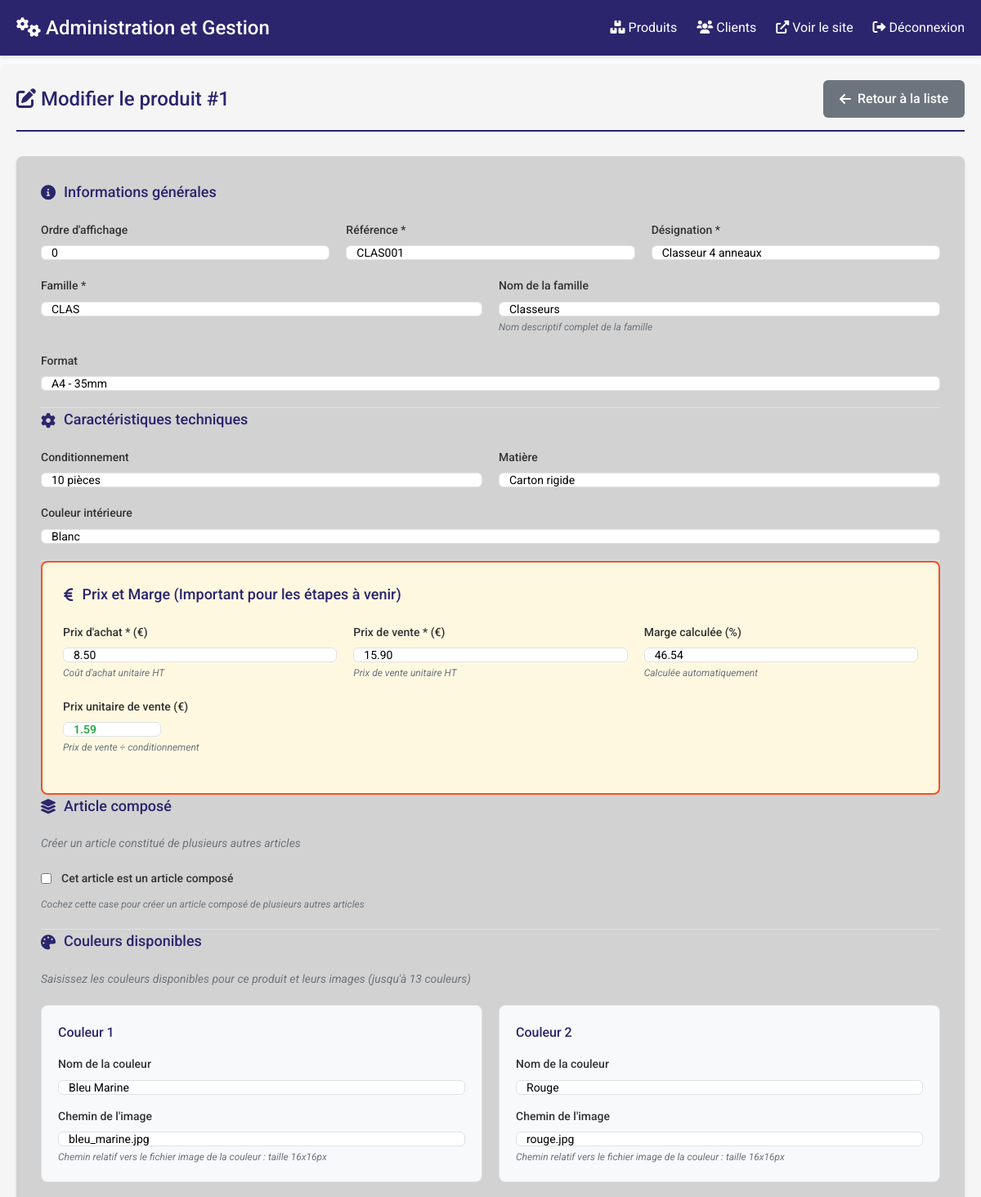
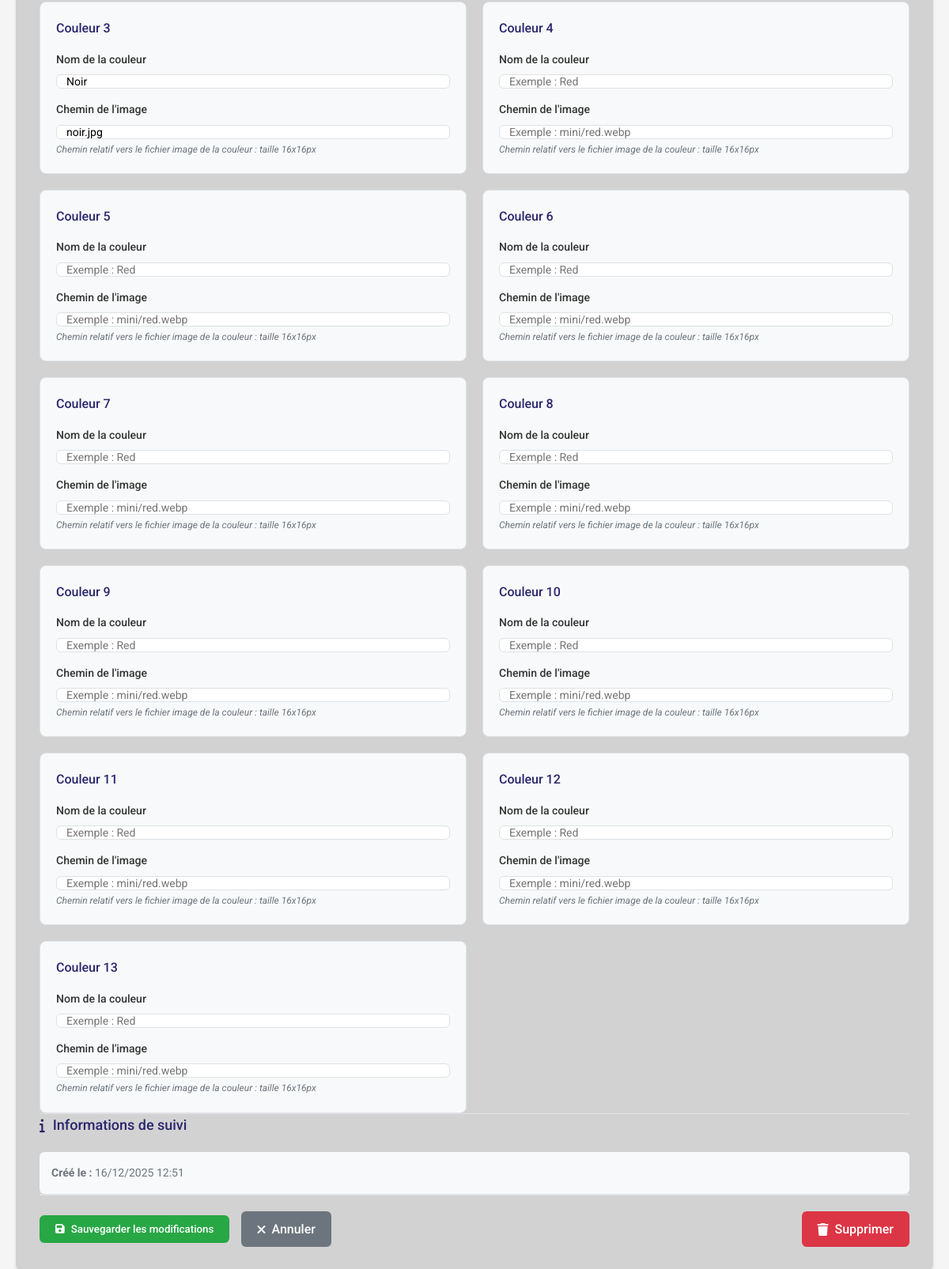
Screenshot of /admin/modifier.php?id=1 with the database file from the repository (2 pictures, top to bottom).
### tables this page shows
CREATE TABLE IF NOT EXISTS produits (
    id INT AUTO_INCREMENT PRIMARY KEY,
    famille VARCHAR(50) NOT NULL,
    nomDeLaFamille VARCHAR(100) NOT NULL,
    reference VARCHAR(50) NOT NULL,
    designation TEXT NOT NULL,
    format VARCHAR(50),
    prixAchat DECIMAL(10,2),
    prixVente DECIMAL(10,2) NOT NULL,
    conditionnement VARCHAR(100),
    matiere VARCHAR(100),
    couleur_interieur VARCHAR(50),
    couleur_ext1 VARCHAR(50),
    imageCoul1 VARCHAR(255),
    couleur_ext2 VARCHAR(50),
    imageCoul2 VARCHAR(255),
    couleur_ext3 VARCHAR(50),
    imageCoul3 VARCHAR(255),
    couleur_ext4 VARCHAR(50),
    imageCoul4 VARCHAR(255),
    couleur_ext5 VARCHAR(50),
    imageCoul5 VARCHAR(255),
    couleur_ext6 VARCHAR(50),
    imageCoul6 VARCHAR(255),
    couleur_ext7 VARCHAR(50),
    imageCoul7 VARCHAR(255),
    couleur_ext8 VARCHAR(50),
    imageCoul8 VARCHAR(255),
    couleur_ext9 VARCHAR(50),
    imageCoul9 VARCHAR(255),
    couleur_ext10 VARCHAR(50),
    imageCoul10 VARCHAR(255),
    couleur_ext11 VARCHAR(50),
    imageCoul11 VARCHAR(255),
    couleur_ext12 VARCHAR(50),
    imageCoul12 VARCHAR(255),
    couleur_ext13 VARCHAR(50),
    imageCoul13 VARCHAR(255),
    created_at TIMESTAMP DEFAULT CURRENT_TIMESTAMP,
    updated_at TIMESTAMP DEFAULT CURRENT_TIMESTAMP ON UPDATE CURRENT_TIMESTAMP
);

### includes/database.php (called while the page is built, shortened)
<?php
class Database {
    private static $instance = null;
    private $connection;
    private $host = 'localhost';
    private $dbname = 'photo';
    private $username = 'root';
    private $password = '';
    private function __construct() {
        try {
            $this->connection = new PDO(
                "mysql:host={$this->host};dbname={$this->dbname};charset=utf8mb4",
                $this->username,
                $this->password,
                [
                    PDO::ATTR_ERRMODE => PDO::ERRMODE_EXCEPTION,
                    PDO::ATTR_DEFAULT_FETCH_MODE => PDO::FETCH_ASSOC,
                    PDO::ATTR_EMULATE_PREPARES => false
                ]
            );
        } catch(PDOException $e) {
            die("Erreur de connexion à la base de données : " . $e->getMessage());
        }
    }
    public static function getInstance() {
        if (self::$instance === null) {
            self::$instance = new self();
        }
        return self::$instance;
    }
    public function prepare($sql) {
        return $this->connection->prepare($sql);
    }
}
?>

### admin/modifier.php (the view, shortened to what this page needs)
<?php
$id = intval($_GET['id']);
$db = Database::getInstance();
$stmt = $db->prepare("SELECT * FROM produits WHERE id = ?");
$stmt->execute([$id]);
$produit = $stmt->fetch(PDO::FETCH_ASSOC);
include 'header.php';
?>
    <div class="page-header">
        <h2><i class="fas fa-edit"></i> Modifier le produit #<?= $produit['id'] ?></h2>
        <div>
            <a href="index.php" class="btn btn-secondary">
                <i class="fas fa-arrow-left"></i> Retour à la liste
            </a>
        </div>
    </div>
    <form method="POST" class="product-form">
        <div class="form-section">
            <h3><i class="fas fa-info-circle"></i> Informations générales</h3>
            <div class="form-row admin-form-row">
                <div class="form-group admin-col-ordre">
                    <label for="ordre">Ordre d'affichage</label>
                    <input type="number" id="ordre" name="ordre" min="0" step="1"
                           value="<?= htmlspecialchars($_POST['ordre'] ?? $produit['ordre'] ?? '0') ?>"
                           placeholder="0" class="admin-input-full">
                </div>
                <div class="form-group admin-col-reference">
                    <label for="reference">Référence *</label>
                    <input type="text" id="reference" name="reference" required
                           value="<?= htmlspecialchars($_POST['reference'] ?? $produit['reference'] ?? '') ?>"
                           placeholder="Ex: REL-A4-001" class="admin-input-full">
                </div>
                <div class="form-group admin-col-designation">
                    <label for="designation">Désignation *</label>
                    <input type="text" id="designation" name="designation" required
                           value="<?= htmlspecialchars($_POST['designation'] ?? $produit['designation'] ?? '') ?>"
                           placeholder="Ex: Reliure spirale A4" class="admin-input-full">
                </div>
            </div>
            <div class="form-row">
                <div class="form-group">
                    <label for="famille">Famille *</label>
                    <input type="text" id="famille" name="famille" required list="famillesList"
                           value="<?= htmlspecialchars($_POST['famille'] ?? $produit['famille'] ?? '') ?>"
                           placeholder="Ex: Reliures, Couvertures...">
                </div>
                <div class="form-group">
                    <label for="nomDeLaFamille">Nom de la famille</label>
                    <input type="text" id="nomDeLaFamille" name="nomDeLaFamille"
                           value="<?= htmlspecialchars($_POST['nomDeLaFamille'] ?? $produit['nomDeLaFamille'] ?? '') ?>"
                           placeholder="Ex: Reliures personnalisées">
                    <small class="form-help">Nom descriptif complet de la famille</small>
                </div>
            </div>
            <div class="form-row">
                <div class="form-group">
                    <label for="format">Format</label>
                    <input type="text" id="format" name="format"
                           value="<?= htmlspecialchars($_POST['format'] ?? $produit['format'] ?? '') ?>"
                           placeholder="Ex: A4, A5, 21x29.7cm">
                </div>
            </div>
        </div>
        <div class="form-section">
            <h3><i class="fas fa-cog"></i> Caractéristiques techniques</h3>
            <div class="form-row">
                <div class="form-group">
                    <label for="conditionnement">Conditionnement</label>
                    <input type="text" id="conditionnement" name="conditionnement"
                           value="<?= htmlspecialchars($_POST['conditionnement'] ?? $produit['conditionnement'] ?? '') ?>"
                           placeholder="Ex: Par unité, Par lot de 10...">
                </div>
                <div class="form-group">
                    <label for="matiere">Matière</label>
                    <input type="text" id="matiere" name="matiere"
                           value="<?= htmlspecialchars($_POST['matiere'] ?? $produit['matiere'] ?? '') ?>"
                           placeholder="Ex: Papier, Carton, Plastique">
                </div>
            </div>
            <div class="form-row">
                <div class="form-group">
                    <label for="couleur_interieur">Couleur intérieure</label>
                    <input type="text" id="couleur_interieur" name="couleur_interieur"
                           value="<?= htmlspecialchars($_POST['couleur_interieur'] ?? $produit['couleur_interieur'] ?? '') ?>"
                           placeholder="Ex: Blanc, Ivoire, Couleur">
                </div>
            </div>
        </div>
        <div class="form-section highlight-section">
            <h3><i class="fas fa-euro-sign"></i> Prix et Marge (Important pour les étapes à venir)</h3>
            <div class="form-row admin-form-row center">
                <div class="form-group admin-col-25">
                    <label for="prixAchat">Prix d'achat * (€)</label>
                    <input type="number" id="prixAchat" name="prixAchat" required
                           min="0" step="0.01"
                           value="<?= htmlspecialchars($_POST['prixAchat'] ?? $produit['prixAchat'] ?? '0') ?>"
                           placeholder="0.00" class="admin-input-full">
                    <small class="form-help">Coût d'achat unitaire HT</small>
                </div>
                <div class="form-group admin-col-25">
                    <label for="prixVente">Prix de vente * (€)</label>
                    <input type="number" id="prixVente" name="prixVente" required
                           min="0" step="0.01"
                           value="<?= htmlspecialchars($_POST['prixVente'] ?? $produit['prixVente'] ?? '0') ?>"
                           placeholder="0.00" class="admin-input-full">
                    <small class="form-help">Prix de vente unitaire HT</small>
                </div>
                <div class="form-group admin-col-25">
                    <label for="marge">Marge calculée (%)</label>
                    <input type="number" id="marge" name="marge" readonly
                           value="<?= htmlspecialchars($_POST['marge'] ?? $produit['marge'] ?? '0') ?>"
                           placeholder="0.00" class="admin-input-full">
                    <small class="form-help">Calculée automatiquement</small>
                </div>
                <div class="form-group admin-col-25">
                    <label for="prixUnitaire" class="admin-prixunitaire-label">Prix unitaire de vente (€)</label>
                    <input type="number" id="prixUnitaire" name="prixUnitaire" readonly
                           class="admin-prixunitaire-input"
                           placeholder="0.00">
                    <small class="form-help admin-form-help-green">Prix de vente ÷ conditionnement</small>
                </div>
            </div>
        </div>
        <div class="form-section">
            <h3><i class="fas fa-layer-group"></i> Article composé</h3>
            <p class="section-description">Créer un article constitué de plusieurs autres articles</p>
            <div class="form-row">
                <div class="form-group">
                    <label class="checkbox-label">
                        <input type="checkbox" id="est_compose" name="est_compose" value="1"
                               <?= isset($_POST['est_compose']) ? (($_POST['est_compose'] == '1') ? 'checked' : '') : (($produit['est_compose'] ?? false) ? 'checked' : '') ?>>
                        <span>Cet article est un article composé</span>
                    </label>
                    <small class="form-help">Cochez cette case pour créer un article composé de plusieurs autres articles</small>
                </div>
            </div>
        </div>
        <div class="form-section">
            <h3><i class="fas fa-palette"></i> Couleurs disponibles</h3>
            <p class="section-description">Saisissez les couleurs disponibles pour ce produit et leurs images (jusqu'à 13 couleurs)</p>
            <div class="couleurs-container">
                <?php for ($i = 1; $i <= 13; $i++): ?>
                    <div class="couleur-item">
                        <h4>Couleur <?= $i ?></h4>
                        <div class="couleur-fields">
                            <div class="form-group">
                                <label for="couleur<?= $i ?>">Nom de la couleur</label>
                                <input type="text" id="couleur<?= $i ?>" name="couleur<?= $i ?>"
                                       value="<?= htmlspecialchars($_POST["couleur$i"] ?? $produit["couleur_ext$i"] ?? '') ?>"
                                       placeholder="Exemple : Red">
                            </div>
                            <div class="form-group">
                                <label for="imageCoul<?= $i ?>">Chemin de l'image</label>
                                <input type="text" id="imageCoul<?= $i ?>" name="imageCoul<?= $i ?>"
                                       value="<?= htmlspecialchars($_POST["imageCoul$i"] ?? $produit["imageCoul$i"] ?? '') ?>"
                                       placeholder="Exemple : mini/red.webp">
                                <small class="form-help">Chemin relatif vers le fichier image de la couleur : taille 16x16px</small>
                            </div>
                        </div>
                    </div>
                <?php endfor; ?>
            </div>
        </div>
        <div class="form-section">
            <h3><i class="fas fa-info"></i> Informations de suivi</h3>
            <div class="info-grid">
                <div class="info-item">
                    <strong>Créé le :</strong>
                    <?= date('d/m/Y H:i', strtotime($produit['dateCreation'] ?? 'now')) ?>
                </div>
            </div>
        </div>
        <div class="form-actions">
            <button type="submit" class="btn btn-success">
                <i class="fas fa-save"></i> Sauvegarder les modifications
            </button>
            <a href="index.php" class="btn btn-secondary">
                <i class="fas fa-times"></i> Annuler
            </a>
            <a href="?action=supprimer&id=<?= $produit['id'] ?>"
               class="btn btn-danger"
               onclick="return confirm('Êtes-vous sûr de vouloir supprimer ce produit ?')"
               style="margin-left: auto;">
                <i class="fas fa-trash"></i> Supprimer
            </a>
        </div>
    </form>
</div>
<?php include 'footer_simple.php'; ?>

### admin/header.php (shortened to what this page needs)
<!DOCTYPE html>
<html lang="fr">
<head>
    <link href="https://cdnjs.cloudflare.com/ajax/libs/font-awesome/6.0.0/css/all.min.css" rel="stylesheet">
    <link rel="stylesheet" href="../css/admin-fixed.css">
</head>
<body>
    <header class="admin-header">
        <div class="header-container">
            <h1><i class="fas fa-cogs"></i> Administration et Gestion</h1>
            <nav class="admin-nav">
                <a href="index.php"><i class="fas fa-boxes"></i> Produits</a>
                <a href="gestion-clients.php"><i class="fas fa-users"></i> Clients</a>
                <a href="../index.php" target="_blank"><i class="fas fa-external-link-alt"></i> Voir le site</a>
                <a href="logout.php"><i class="fas fa-sign-out-alt"></i> Déconnexion</a>
            </nav>
        </div>
    </header>
    <div class="container">

### admin/footer_simple.php (shortened to what this page needs)
</body>
</html>

### css/admin-fixed.css (style rules this page uses)
:root { --success-color: #28a745; }
.admin-form-row { display: flex; gap: 12px; align-items: flex-start; }
.admin-form-row.center { align-items: center; }
.admin-col-ordre { flex: 0 0 10%; min-width: 60px; }
.admin-col-reference { flex: 0 0 30%; }
.admin-col-designation { flex: 0 0 60%; }
.admin-col-25 { flex: 0 0 25%; }
.admin-input-full { width: 100%; }
.admin-prixunitaire-label { color: var(--success-color); font-weight: 600; }
.admin-prixunitaire-input { background: #f8fff8; border-color: var(--success-color); color: var(--success-color); font-weight: 600; width: 80%; max-width: 120px; }
.admin-form-help-green { color: var(--success-color); }
.highlight-section { background: #fff8e1; padding: 25px; border-radius: 8px; border: 2px solid var(--primary-orange); }

### admin/header.php (style rules this page uses)
:root { --primary-dark: #2A256D; --primary-orange: #F05124; --background-light: #f8f9fa; --border-color: #dee2e6; --text-dark: #333; --text-muted: #6c757d; --success-color: #28a745; --warning-color: #ffc107; --danger-color: #dc3545; --shadow: 0 2px 4px rgba(0,0,0,0.1); }
* { margin: 0; padding: 0; box-sizing: border-box; }
body { font-family: 'Roboto', sans-serif; background: var(--background-light); color: var(--text-dark); line-height: 1.6; }
.admin-header { background: var(--primary-dark); color: white; padding: 15px 0; box-shadow: var(--shadow); position: relative; z-index: 1000; }
.admin-header .header-container { max-width: 1400px; margin: 0 auto; padding: 0 20px; display: flex; justify-content: space-between; align-items: center; }
.admin-header h1 { font-size: 24px; font-weight: 500; }
.admin-nav a { color: white; text-decoration: none; margin-left: 20px; font-weight: 400; transition: color 0.2s ease; }
.container { max-width: 1400px; margin: 0 auto; padding: 20px; background: #f5f5f5; border-radius: 8px; margin-top: 10px; margin-bottom: 10px; position: relative; z-index: 1; }
.btn { padding: 10px 20px; border: none; border-radius: 6px; font-family: 'Roboto', sans-serif; font-weight: 500; cursor: pointer; text-decoration: none; display: inline-flex; align-items: center; gap: 8px; transition: all 0.2s ease; }
.btn-success { background: var(--success-color); color: white; }
.btn-danger { background: var(--danger-color); color: white; }

### rows the page displays
produits: id "1", reference "CLAS001", designation "Classeur 4 anneaux", famille "CLAS", nomDeLaFamille "Classeurs", format "A4 - 35mm", conditionnement "10 pièces", matiere "Carton rigide", couleur_interieur "Blanc", prixAchat "8.50", prixVente "15.90", couleur1 "Bleu Marine", imageCoul1 "bleu_marine.jpg", couleur2 "Rouge", imageCoul2 "rouge.jpg", couleur3 "Noir", imageCoul3 "noir.jpg"

### other values shown
date('d/m/Y H:i', strtotime($produit['dateCreation'] ?? 'now')) "16/12/2025 12:51"
